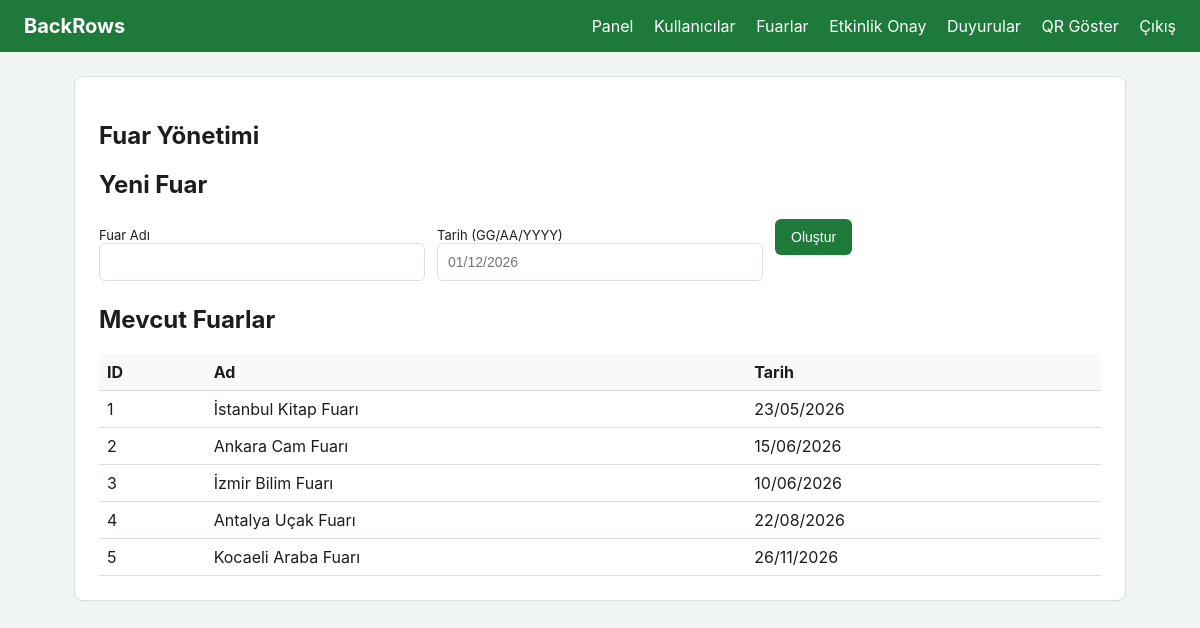
The page /admin/fairs (signed in) on the database as committed earlier.
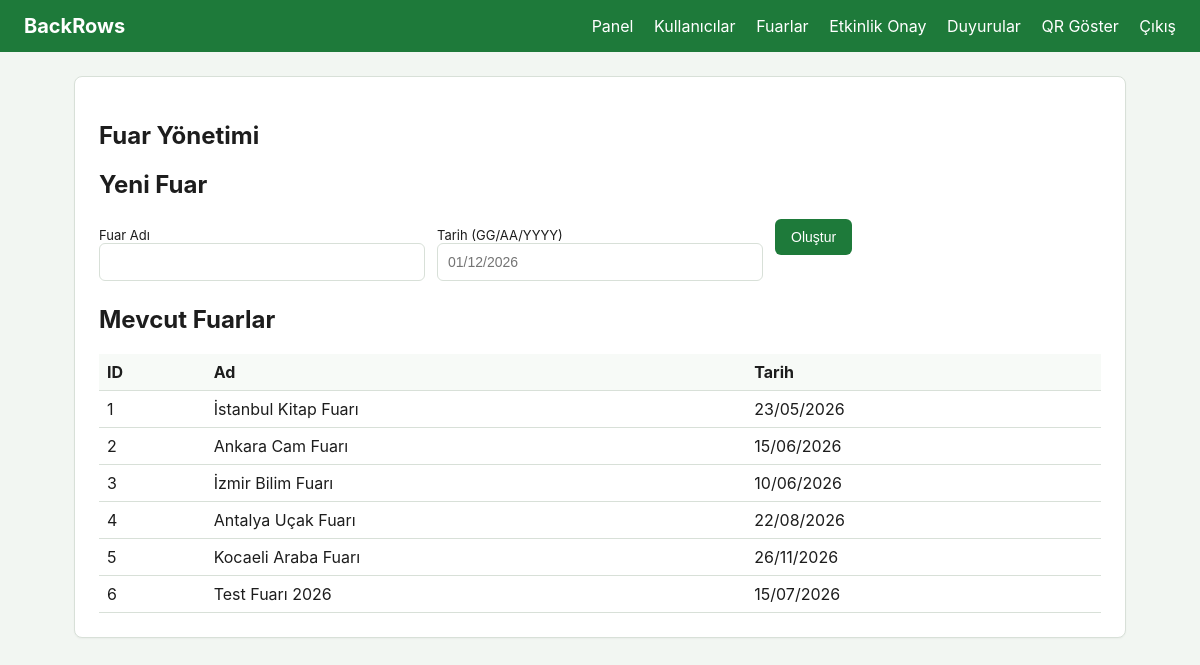
The same page on the database as committed later.
### tables this page shows
CREATE TABLE fuarlar (
    id      INTEGER PRIMARY KEY AUTOINCREMENT,
    ad      TEXT NOT NULL,
    tarih   TEXT NOT NULL
);

### app/routers/admin.py (the view)
@router.get("/fairs")
async def fairs_page(request: Request, hata: str | None = None):
    return templates.TemplateResponse(
        request, "admin/fairs.html", {"fuarlar": list_fuarlar(), "hata": hata}
    )

### templates/admin/fairs.html (shortened to what this page needs)
{% extends "base.html" %}
{% block nav %}{% include "admin/_nav.html" %}{% endblock %}
{% block content %}
<section class="card">
    <h1>Fuar Yönetimi</h1>
    <h2>Yeni Fuar</h2>
    <form method="post" action="/admin/fairs" class="grid-form">
        <label>Fuar Adı<input type="text" name="ad" required></label>
        <label>Tarih (GG/AA/YYYY)<input type="text" name="tarih" placeholder="01/12/2026" required></label>
        <div><button type="submit">Oluştur</button></div>
    </form>
    <h2>Mevcut Fuarlar</h2>
    <table>
        <thead><tr><th>ID</th><th>Ad</th><th>Tarih</th></tr></thead>
        <tbody>
        {% for f in fuarlar %}
            <tr><td>{{ f["id"] }}</td><td>{{ f["ad"] }}</td><td>{{ f["tarih"] }}</td></tr>
        {% endfor %}
        </tbody>
    </table>
</section>
{% endblock %}

Rows that differ between the two databases and show on the page:
added fuarlar: id "6", ad "Test Fuarı 2026", tarih "15/07/2026"
